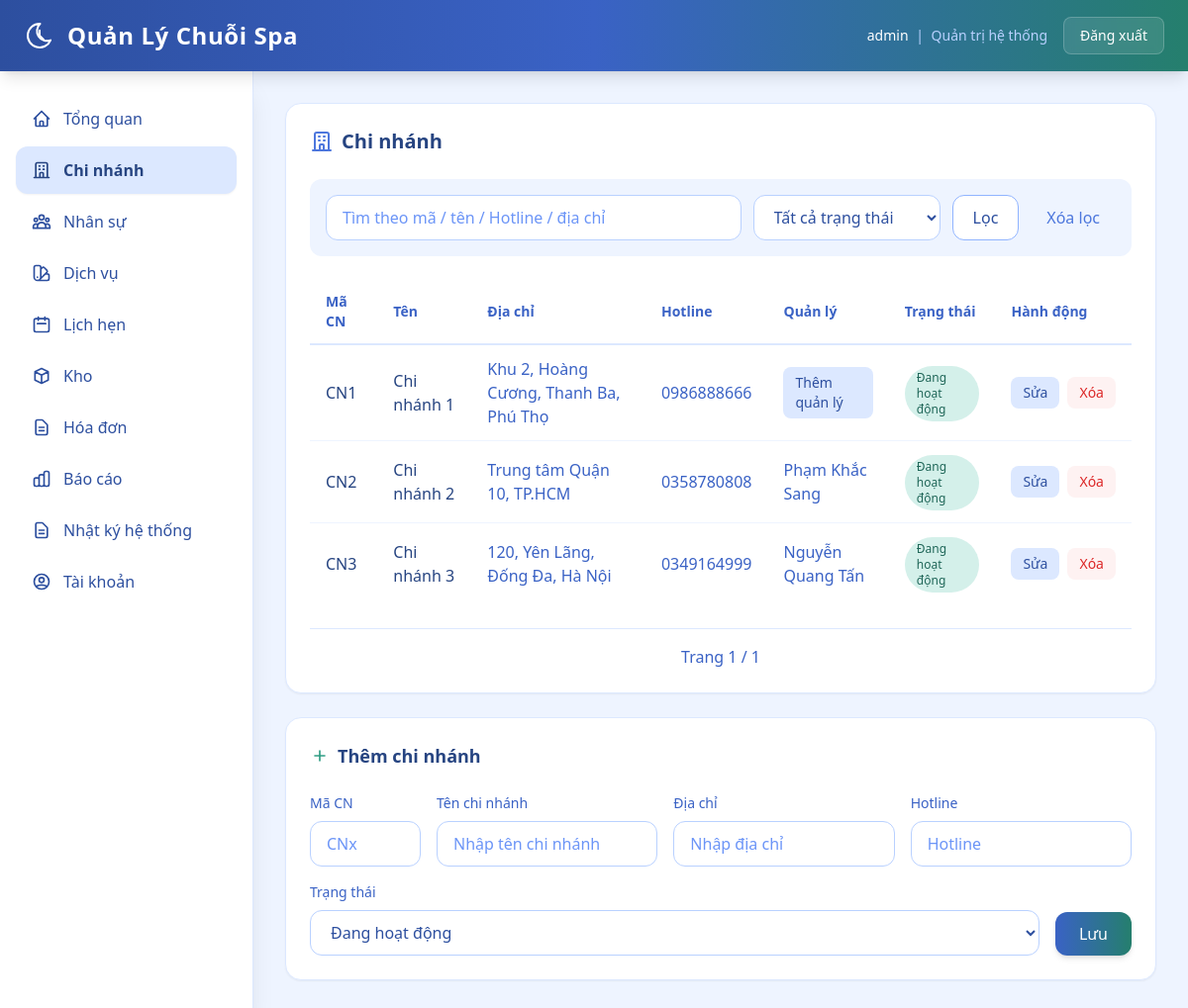
Before: /web/branches (signed in) with the older database file.
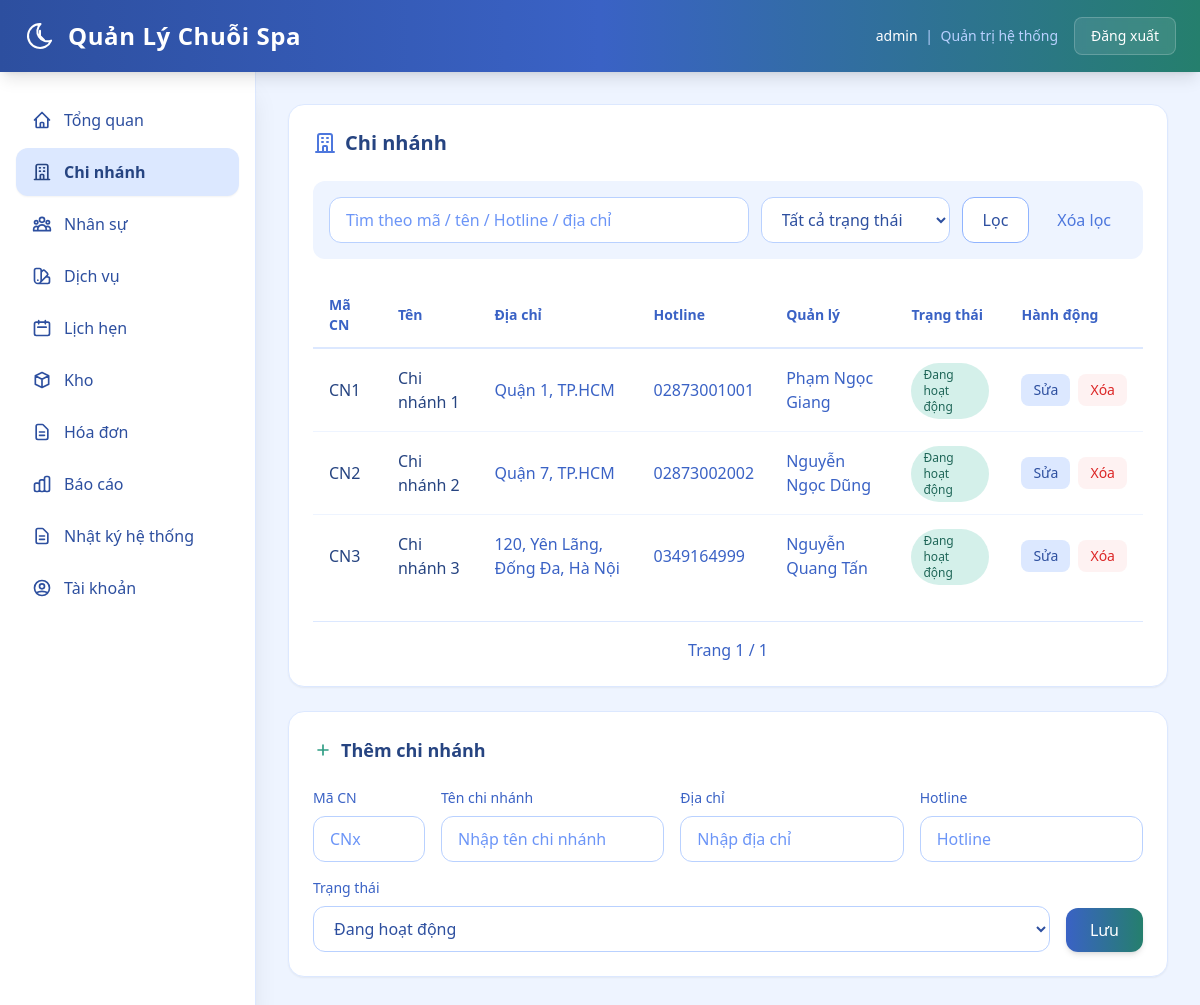
After: the same page with the newer database file.
### backend/models.py (models this page shows)
class TimestampMixin:
    created_at = db.Column(db.DateTime, nullable=False, default=datetime.utcnow)
    updated_at = db.Column(
        db.DateTime,
        nullable=False,
        default=datetime.utcnow,
        onupdate=datetime.utcnow,
    )

class Branch(db.Model, TimestampMixin):
    __tablename__ = "branches"
    id = db.Column(db.Integer, primary_key=True)
    branch_code = db.Column(db.String(16), nullable=True, unique=True, index=True)
    name = db.Column(db.String(255), nullable=False, unique=True)
    address = db.Column(db.String(500), nullable=True)
    phone = db.Column(db.String(32), nullable=True, unique=True)
    manager_name = db.Column(db.String(255), nullable=True)
    manager_staff_id = db.Column(db.Integer, db.ForeignKey("staffs.id"), nullable=True, index=True)
    status = db.Column(db.String(32), nullable=False, default="active")
    manager_staff = db.relationship("Staff", foreign_keys=[manager_staff_id], lazy="joined")

class Staff(db.Model, TimestampMixin):
    __tablename__ = "staffs"
    id = db.Column(db.Integer, primary_key=True)
    branch_id = db.Column(db.Integer, db.ForeignKey("branches.id"), nullable=False, index=True)
    full_name = db.Column(db.String(255), nullable=False)
    phone = db.Column(db.String(32), nullable=True, unique=True, index=True)
    title = db.Column(db.String(64), nullable=True)
    status = db.Column(db.String(32), nullable=False, default="active")
    start_date = db.Column(db.Date, nullable=True)
    note = db.Column(db.String(500), nullable=True)
    branch = db.relationship("Branch", foreign_keys=[branch_id], lazy="joined")

### backend/web_modules/chi_nhanh.py (the view, shortened to what this page needs)
@web_bp.get("/branches")
@roles_required("super_admin", "branch_manager")
def branches():
    user = g.web_user
    q = parse_text(request.args.get("q"))
    status = normalize_choice(request.args.get("status"), {"active", "inactive"}, "")
    edit_id = parse_int(request.args.get("edit_id"))
    page = parse_page(request.args.get("page"), default=1)
    query = Branch.query
    if not user.is_super_admin:
        query = query.filter(Branch.id == user.branch_id)
    if status:
        query = query.filter(Branch.status == status)
    pager = paginate(query.order_by(Branch.id.asc()), page=page, per_page=8)
    edit_row = None
    manager_options: list[Staff] = []
    if user.is_super_admin and edit_id:
        edit_row = db.session.get(Branch, edit_id)
        if edit_row is None:
            return branches_error("Không tìm thấy chi nhánh.", page=page, q=q, status=status)
        manager_options = list_branch_manager_candidates(edit_row.id, edit_row.manager_staff_id)
    form_data = {
        "branch_id": edit_row.id if edit_row else None,
        "branch_code": edit_row.branch_code if edit_row else "",
        "name": edit_row.name if edit_row else "",
        "address": edit_row.address if edit_row else "",
        "phone": edit_row.phone if edit_row else "",
        "manager_staff_id": edit_row.manager_staff_id if edit_row else None,
        "status": edit_row.status if edit_row else "active",
    }
    return render_template(
        "web/branches.html",
        rows=pager.items,
        pager=pager,
        q=q,
        status=status,
        edit_mode=bool(edit_row),
        form_data=form_data,
        manager_options=manager_options,
        can_edit=user.is_super_admin,
    )

### backend/models.py (called while the page is built)
    @property
    def is_super_admin(self) -> bool:
        return self.role == "super_admin"

### backend/web.py (called while the page is built)
def parse_text(value: str | None) -> str:
    return (value or "").strip()

def parse_int(value):
    try:
        return int(value)
    except (TypeError, ValueError):
        return None

def parse_page(value, default=1):
    page = parse_int(value)
    if page is None or page < 1:
        return default
    return page

def normalize_choice(value, allowed, default):
    text = parse_text(value).lower()
    if text in allowed:
        return text
    return default

def paginate(query, page, per_page=10):
    return query.paginate(page=page, per_page=per_page, error_out=False)

def role_label(role: str) -> str:
    return ROLE_LABELS.get(role, role)

def can_access_menu_for_user(user: User | None, menu_key: str) -> bool:
    if not user:
        return False
    return menu_key in ROLE_MENU_ACCESS.get(user.role, set())

def login_required(fn):
    @wraps(fn)
    def wrapper(*args, **kwargs):
        if not getattr(g, "web_user", None):
            return redirect(url_for("web.login"))
        return fn(*args, **kwargs)
    return wrapper

### backend/templates/web/branches.html (shortened to what the changed rows need)
{% extends "web/base.html" %}
{% block content %}
  <section class="bg-white rounded-2xl shadow-sm border border-spa-100 p-6 mb-6">
    <h2 class="text-xl font-bold text-spa-800 mb-6 flex items-center gap-2">
      <svg class="w-6 h-6 text-spa-500" fill="none" stroke="currentColor" viewBox="0 0 24 24"><path stroke-linecap="round" stroke-linejoin="round" stroke-width="2" d="M19 21V5a2 2 0 00-2-2H7a2 2 0 00-2 2v16m14 0h2m-2 0h-5m-9 0H3m2 0h5M9 7h1m-1 4h1m4-4h1m-1 4h1m-5 10v-5a1 1 0 011-1h2a1 1 0 011 1v5m-4 0h4"/></svg>
      Chi nhánh
    </h2>
    <div class="overflow-x-auto">
      <table class="w-full">
        <thead>
          <tr class="border-b-2 border-spa-100">
            <th class="text-left py-3 px-4 text-sm font-semibold text-spa-600">Mã CN</th>
            <th class="text-left py-3 px-4 text-sm font-semibold text-spa-600">Tên</th>
            <th class="text-left py-3 px-4 text-sm font-semibold text-spa-600">Địa chỉ</th>
            <th class="text-left py-3 px-4 text-sm font-semibold text-spa-600">Hotline</th>
            <th class="text-left py-3 px-4 text-sm font-semibold text-spa-600">Quản lý</th>
            <th class="text-left py-3 px-4 text-sm font-semibold text-spa-600">Trạng thái</th>
            {% if can_edit %}<th class="text-left py-3 px-4 text-sm font-semibold text-spa-600">Hành động</th>{% endif %}
          </tr>
        </thead>
        <tbody class="divide-y divide-spa-50">
          {% for row in rows %}
            <tr class="hover:bg-spa-50/50 transition-colors">
              <td class="py-3 px-4 text-spa-800 font-medium">{{ row.branch_code or ('CN' ~ row.id) }}</td>
              <td class="py-3 px-4 text-spa-800 font-medium">{{ row.name }}</td>
              <td class="py-3 px-4 text-spa-600">{{ row.address or "-" }}</td>
              <td class="py-3 px-4 text-spa-600">{{ row.phone or '-' }}</td>
              <td class="py-3 px-4 text-spa-600">
                {% if row.manager_staff %}
                  {{ row.manager_staff.full_name }}
                {% else %}
                  <a
                    href="{{ url_for('web.staff', branch_id=row.id) }}#staff-editor"
                    class="inline-flex px-3 py-1.5 rounded-lg bg-spa-100 text-spa-700 hover:bg-spa-200 text-sm font-medium transition-all"
                  >Thêm quản lý</a>
                {% endif %}
              </td>
              <td class="py-3 px-4">
                <span class="inline-flex px-3 py-1 rounded-full text-xs font-medium
                  {% if row.status == 'active' %}bg-sage-100 text-sage-700{% else %}bg-spa-200 text-spa-600{% endif %}">
                  {{ 'Đang hoạt động' if row.status == 'active' else 'Ngừng hoạt động' }}
                </span>
              </td>
              {% if can_edit %}
                <td class="py-3 px-4">
                  <div class="flex items-center gap-2">
                    <a href="{{ url_for('web.branches', edit_id=row.id, page=pager.page, q=q, status=status) }}#branch-editor"
                      class="px-3 py-1.5 rounded-lg bg-spa-100 text-spa-700 hover:bg-spa-200 text-sm font-medium transition-all">
                      Sửa
                    </a>
                    <form method="post" action="{{ url_for('web.branches_delete') }}" class="inline"
                      data-confirm-modal="1"
                      data-confirm-message="Bạn có chắc muốn xóa chi nhánh này không?"
                      data-confirm-ok-label="Xóa chi nhánh">
                      <button type="submit" class="px-3 py-1.5 rounded-lg bg-red-50 text-red-600 hover:bg-red-100 text-sm font-medium transition-all">
                        Xóa
                      </button>
                    </form>
                  </div>
                </td>
              {% endif %}
            </tr>
          {% else %}
            <tr><td colspan="{{ 7 if can_edit else 6 }}" class="py-8 text-center text-spa-400">Không có dữ liệu.</td></tr>
          {% endfor %}
        </tbody>
      </table>
    </div>
  </section>
{% endblock %}

Changed rows visible on the page:
changed Branch "CN1": address "Khu 2, Hoàng Cương, Thanh Ba, Phú Thọ" → "Quận 1, TP.HCM"; phone "0986888666" → "02873001001"; manager_staff.full_name (not shown) → "Phạm Ngọc Giang"; no longer shows "Thêm quản lý"
changed Branch "CN2": address "Trung tâm Quận 10, TP.HCM" → "Quận 7, TP.HCM"; phone "0358780808" → "02873002002"; manager_staff.full_name "Phạm Khắc Sang" → "Nguyễn Ngọc Dũng"
